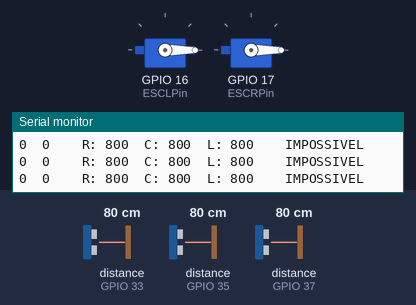
Simulated run of this sketch. Board: ESP32. Shown: 2 × servo, the last lines printed to the serial monitor. Inputs (shaded band) come from the test bench; at power-on: distance to the obstacle (sensors on GPIO 33, GPIO 35, GPIO 37) 80 cm.

Above: at 1.2 s.
1.3 s: distance to the obstacle (sensor on GPIO 33) set to 21 cm
2.8 s: distance to the obstacle (sensor on GPIO 33) set to 17 cm
At 3.9 s:
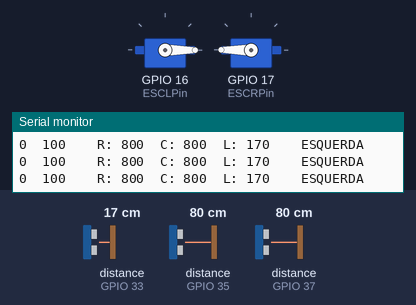
4.3 s: distance to the obstacle (sensor on GPIO 35) set to 22 cm
5.8 s: distance to the obstacle (sensor on GPIO 35) set to 17 cm
At 6.8 s:
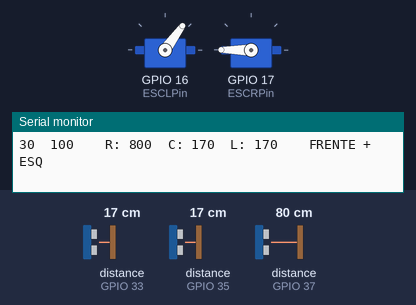
7.3 s: distance to the obstacle (sensor on GPIO 37) set to 21 cm
8.8 s: distance to the obstacle (sensor on GPIO 37) set to 18 cm
At 9.9 s:
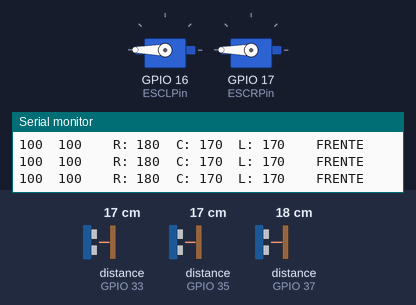
Timing chart, 0 to 11.3 s (numbered marks = the images above; inputs shaded):
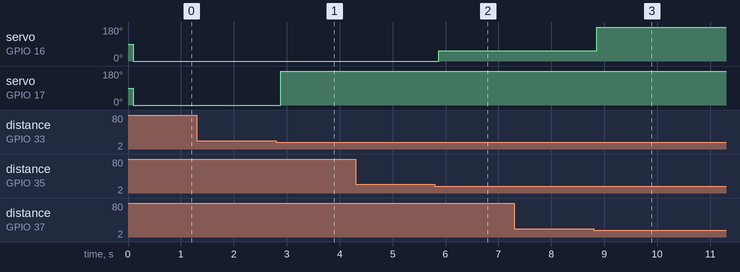

The sketch:

TESTE-VL53L0X-BRUSHLESS.ino
```cpp
/*
 * Código para testar o acionamento de 2 motores
 * utilizando 3 sensores VL53L0X como acionadores
 */

//Inclui as bibliotecas necessárias
#include <ESP32Servo.h> //Biblioteca utilizada para comunicar com a ESC de cada motor
#include <Wire.h>       //Biblieoteca auxiliar para os sensores
#include <VL53L0X.h>    //Biblioteca para utilizar os sensores

//Cria os objetos para  cada ESC
Servo ESCL; //ESC que controla o motor da esquerda
Servo ESCR; //ESC que controla o motor da direita

//Cria os objetos para cada sensor
VL53L0X sensorL;  //Sensor da esquerda
VL53L0X sensorC;  //Sensor da frente
VL53L0X sensorR;  //Sensor da direita

//Pinos GPIO usados para conectar o ESP32 a cada ESC
int ESCLPin = 16; //Pino para controlar o ESC da esquerda
int ESCRPin = 17; //Pino para controlar o ESC da direita

//Pinos GPIO usados para conectar o ESP32 a cada pino XSHUT dos sensores
int SLeftPin = 23;    //XSHUT do sensor da esquerda
int SCenterPin = 19;  //XSHUT do sensor da frente
int SRightPin = 18;   //XSHUT do sensor da direita

//Variáveis que vão receber os valores lidos dos pinos dos sensores
int distL;  //Valor lido pelo sensor da esquerda
int distC;  //Valor lido pelo sensor da frente
int distR;  //Valor lido pelo sensor da direita

int distMax = 200;  //Distância máxima permitida como referência para os sensores (em milímetros)

//Variáveis que receberão o valor da velocidades que serão enviadas para os ESC's
int speedL; //Valor de velocidade para o ESC da esquerda
int speedR; //Valor de velocidade para o ESC da direita

String direction = ""; //Variável que indicará o sentido determinado pelos sensores

/*
 * No momento em que a placa é alimentada, é necessário que o valor enviado aos ESC's seja o valor 0 (zero)
 * para que os ESC's não entrem em modo de configuração.
 * Para isso, iniciamos o valor da flag em (-1), pois é um valor que só acontecerá no momento de inicialização.
 * Assim garantimos que no primeiro momento, o valor enviado aos ESC's será 0 (zero).
 */
int flag = -1; //Direita --> 0, Esquerda --> 1, Valor inicial --> -1


void setup(){

  Serial.begin(115200);

  //Iniciando o endereçamento dos sensores
  Wire.begin();

  pinMode(SLeftPin, OUTPUT);
  pinMode(SCenterPin, OUTPUT);
  pinMode(SRightPin, OUTPUT);

  digitalWrite(SLeftPin, LOW);
  digitalWrite(SCenterPin, LOW);
  digitalWrite(SRightPin, LOW);

  pinMode(SLeftPin, INPUT);
  sensorL.init(true);
  sensorL.setAddress((uint8_t)0x21); //endereço do sensor da esquerda

  pinMode(SCenterPin, INPUT);
  sensorC.init(true);
  sensorC.setAddress((uint8_t)0x23); //endereço do sensor da frente

  pinMode(SRightPin, INPUT);
  sensorR.init(true);
  sensorR.setAddress((uint8_t)0x25); //endereço do sensor da direita

  sensorL.setTimeout(100);
  sensorC.setTimeout(100);
  sensorR.setTimeout(100);

  //Configurando o sinal PWM que será enviado aos ESC's
  ESCL.setPeriodHertz(50);             // Estabelece a frequência do PWM (50Hz)
  ESCL.attach(ESCLPin, 1000,2000);     // (Pino onde será enviado o sinal, largura de pulso mínima, largura de pulso máxima)
  ESCR.setPeriodHertz(50);
  ESCR.attach(ESCRPin, 1000,2000);
  /*
   * É necessário estabelecer uma faixa de largura de pulso para que o ESC
   * responda corretamente a variação do sinal analógico lido do potenciômetro
   * O valor da largura de pulso deve ser informado na escala de micro-segundos
   * No caso, a largura de pulso do PWM mínima é de 1000us e a máxima é de 2000us
   */
}

void loop() {
  //Armazena os valores lidos nas respectivas variáveis
  distL = sensorL.readRangeSingleMillimeters();
  distC = sensorC.readRangeSingleMillimeters();
  distR = sensorR.readRangeSingleMillimeters();

  //Tomadas de decisão
  //Os valores aqui utilizados servem apenas para um teste de tomada de decisão
  //O número "200" é um número aleatório apenas para o teste

  if(flag == -1 && distC > 5000 && distL > 5000 && distR > 5000 ){
    speedL = 0;
    speedR = 0;
    direction = "COND. INICIAL";
  }
  else if (distR < distMax && distC < distMax && distL >= distMax){
    speedL = 100;
    speedR = 30;
    direction = "FRENTE + DIR";
    flag = 0;
  }
  else if(distR >= distMax && distC < distMax && distL < distMax){
    speedL = 30;
    speedR = 100;
    direction = "FRENTE + ESQ";
    flag = 1;
  }
  else if(distC >= distMax && distL >= distMax && (distR < distMax || flag == 0)){
    speedL = 100;
    speedR = 0;
    direction = "DIREITA";
    flag = 0;
  } else if(distR >= distMax && distC >= distMax && (distL < distMax || flag == 1)){
    speedL = 0;
    speedR = 100;
    direction = "ESQUERDA";
    flag = 1;
  }
  else if(distC < distMax){
    speedL = 100;
    speedR = 100;
    direction = "FRENTE";
  }
  else{
    speedL = 0;
    speedR = 0;
    direction = "IMPOSSIVEL"; // Sensores da esquerda e direita detectando algo simultaneamente e o sensor da frente não
  }

  // Mostra o valor que será enviado às ESCS
  Serial.print(speedL);
  Serial.print("\t");
  Serial.print(speedR);
  Serial.print("\t\t");

  // Mostra o valor de cada sensor na tela e a decisão escolhida
  Serial.print("R: ");
  Serial.print(distR);
  Serial.print("\t");
  Serial.print("C: ");
  Serial.print(distC);
  Serial.print("\t");
  Serial.print("L: ");
  Serial.print(distL);
  Serial.print("\t\t");
  Serial.println(direction);

  // Converte os valores de 0 a 100 para os valores lidos pelos ESC's que vão de 0 a 180
  speedL = map(speedL, 0, 100, 0, 180);
  speedR = map(speedR, 0, 100, 0, 180);

  // Envia o valor para as ESCs
  ESCL.write(speedL);
  ESCR.write(speedR);
}
```

Measured:
- the behaviour switches between 20 and 19 cm on distance to the obstacle (sensor on GPIO 33) (found by bisection; images 0 and 1)
- the behaviour switches between 20 and 19 cm on distance to the obstacle (sensor on GPIO 35) (found by bisection; images 1 and 2)
- the behaviour switches between 20 and 19 cm on distance to the obstacle (sensor on GPIO 37) (found by bisection; images 2 and 3)
- after the input at 2.8 s, servo on GPIO 17 (ESCRPin): 0° → 180° after 0.09 s
- after the input at 5.8 s, servo on GPIO 16 (ESCLPin): 0° → 54° after 0.07 s
- after the input at 8.8 s, servo on GPIO 16 (ESCLPin): 54° → 180° after 0.06 s
